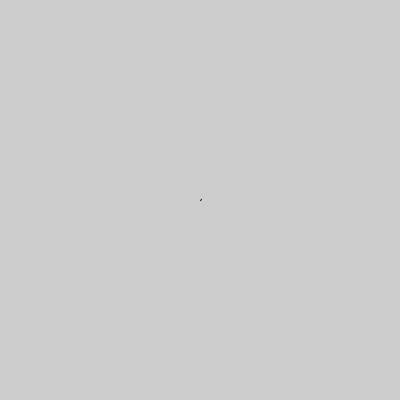
Frame 1 (no input)
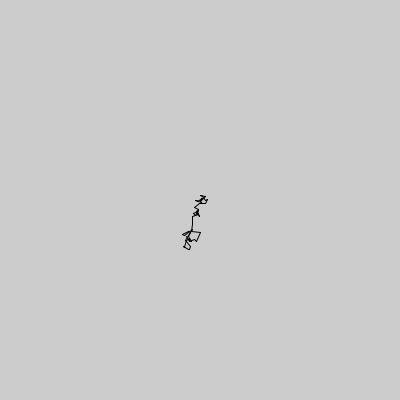
Frame 60 (the mouse pressed at the canvas centre just before this capture)
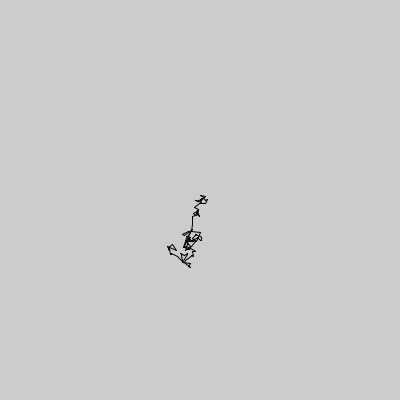
Frame 120 (the mouse held since frame 60 and released just before this capture)

The Processing sketch that drew these frames (run headless with seeded random() and noise(); from frame 60 on, the mouse is pressed at the canvas centre):

// Processing sketch: probabilityCustomDist
// ── probabilityCustomDist.pde
float xstep;
float ystep;

float cx,cy,x,y,px,py;

void setup() {
  
  size(400,400);
  
  cx = width *0.5;
  cy = height * 0.5;
  
  x = cx;
  y = cy;
}


void draw() {

  float r = random(1);

  if (r < 0.01) { // A 1% chance of taking a large step
    xstep = random(-100, 100);
    ystep = random(-100, 100);
  } else {
    xstep = random(-1, 1);
    ystep = random(-1, 1);
  }
  
   float stepsize = random(0,10);
 
  float stepx = random(-stepsize,stepsize);
  float stepy = random(-stepsize,stepsize);
  
  px = x;
  py = y;
  x += stepx;
  y += stepy;
  
  point(cx+x,cy+y);
  line(px,py,x,y);
}
